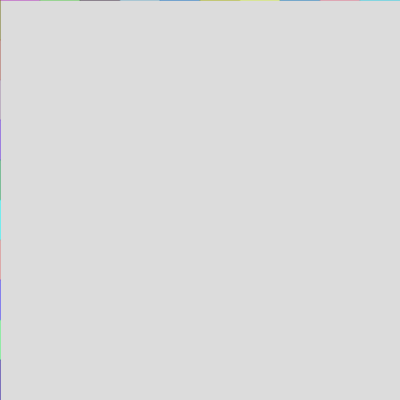
Frame 1 (no input)
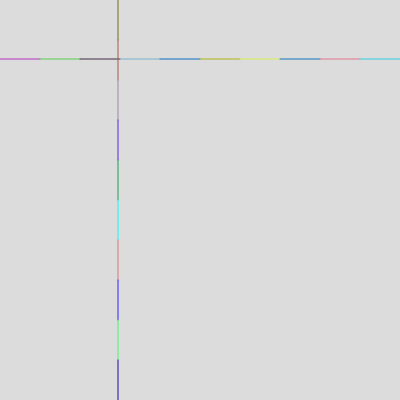
Frame 60 (no input)
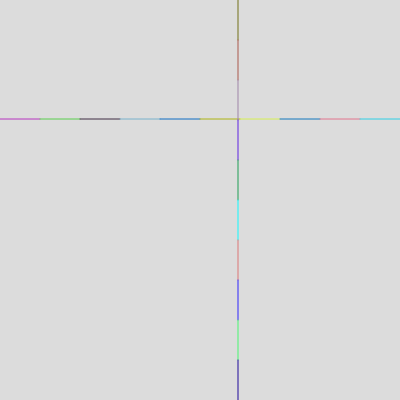
Frame 120 (the mouse pressed at the canvas centre since frame 60)

The p5.js sketch that drew these frames (run headless with seeded random() and noise() and a simulated clock; from frame 60 on, the mouse is pressed at the canvas centre):

// p5.js sketch
// ── sketch.js
let x;
let x2 = 0;
let y = 0;
let y2;
let r = [];
let g = [];
let b = [];
let j;
function setup() {
  createCanvas(400, 400);
  for (let i = 0; i < 20; i++) {
    r[i] = random(255);
    g[i] = random(255);
    b[i] = random(255);
  }
}

function draw() {
  background(220);
  j = 0;
  for (let x = 0; x < width; x += width / 10) {
    stroke(r[j], g[j], b[j]);
    line(x, y, x + width / 10, y);
    j++;
  }
  y++;
  j = 10;
  for (let y2 = 0; y2 < height; y2 += height / 10) {
    stroke(r[j], g[j], b[j]);
    line(x2, y2, x2, y2 + height / 10);
    j++;
  }
  x2 += 2;
}
